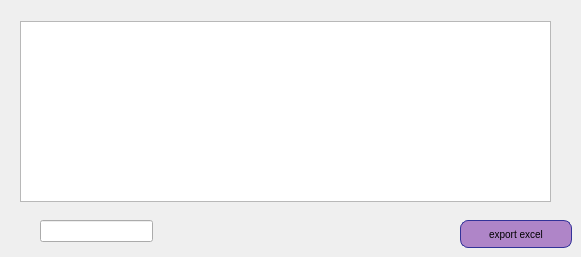
        <widget class="QWidget" name="tab_27">
         <attribute name="title">
          <string>Afficher billet</string>
         </attribute>
         <widget class="QTableView" name="tabbillet">
          <property name="enabled">
           <bool>true</bool>
          </property>
          <property name="geometry">
           <rect>
            <x>20</x>
            <y>21</y>
            <width>531</width>
            <height>181</height>
           </rect>
          </property>
          <property name="font">
           <font>
            <family>MS Reference Sans Serif</family>
            <pointsize>8</pointsize>
            <weight>50</weight>
            <italic>false</italic>
            <bold>false</bold>
           </font>
          </property>
          <property name="cursor" stdset="0">
           <cursorShape>PointingHandCursor</cursorShape>
          </property>
          <property name="autoFillBackground">
           <bool>true</bool>
          </property>
          <property name="styleSheet">
           <string notr="true">background: QLinearGradient(x1: 0, y1: 0, x2: 0, y2: 1, stop: 0 #eef, stop: 1 #ccf);

QLabel {
font-weight: bold;
font-size: 15px;
}</string>
          </property>
         </widget>
         <widget class="QLineEdit" name="rech">
          <property name="geometry">
           <rect>
            <x>40</x>
            <y>220</y>
            <width>113</width>
            <height>22</height>
           </rect>
          </property>
         </widget>
         <widget class="QPushButton" name="export_excel">
          <property name="geometry">
           <rect>
            <x>460</x>
            <y>220</y>
            <width>112</width>
            <height>28</height>
           </rect>
          </property>
          <property name="styleSheet">
           <string notr="true">QPushButton {
color: black;
background-color: rgb(175, 133, 200);
border-width: 1px;
border-color: #339;
border-style: solid;
border-radius: 8;
padding: 3px;
font-size: 10px;
padding-left: 5px;
padding-right: 5px;
min-width: 100px;
max-width: 300px;
min-height: 20px;
max-height: 50px;
}</string>
          </property>
          <property name="text">
           <string>export excel</string>
          </property>
         </widget>
        </widget>
